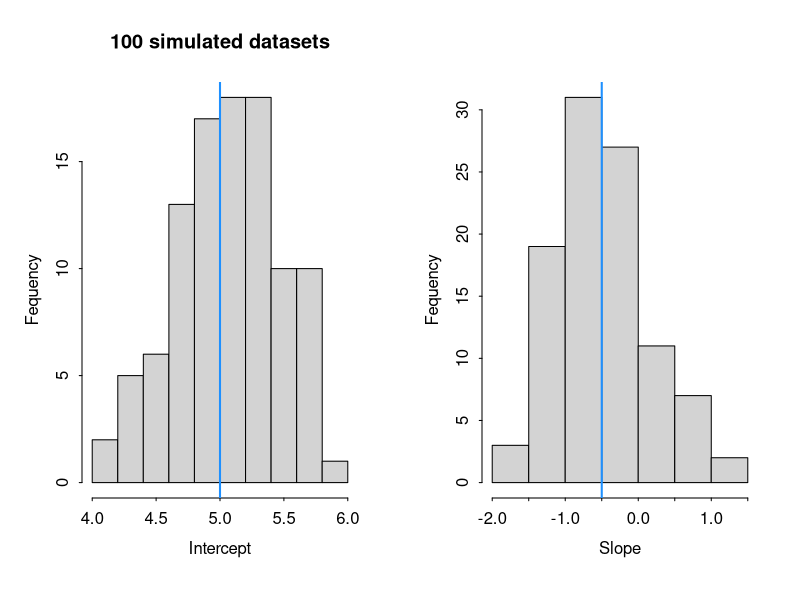

This chart was generated by the following R code:
### Started 15 August 2025 ### 
## By Lizzie ##

## Do we need a super simple example? ##

# housekeeping
rm(list=ls()) 
options(stringsAsFactors = FALSE)

set.seed(7777)

basetoesize <- 5
stormeffect <- -0.5
sigmay <- 1
reps <- 5
x <- c(rep(0, reps), rep(1, reps))

y <- basetoesize + stormeffect*x + rnorm(length(x), 0, sigmay)

summary(lm(y~x))

df <- data.frame(intercept=numeric(), slope=numeric())
for(i in c(1:100)){
	y <- basetoesize + stormeffect*x + rnorm(length(x), 0, sigmay)
	df[i,] <- coef(lm(y~x))
}

par(mfrow=c(1,2), mgp=c(2, 0.5, 0), tck=-0.01)
hist(df$intercept, bty="l", ylab="Fequency", xlab="Intercept", 
	main="100 simulated datasets")
abline(v=basetoesize, col="dodgerblue", lwd=2)
hist(df$slope, bty="l", ylab="Fequency", xlab="Slope", main="")
abline(v=stormeffect, col="dodgerblue", lwd=2)

nrow(subset(df, slope>0.5))